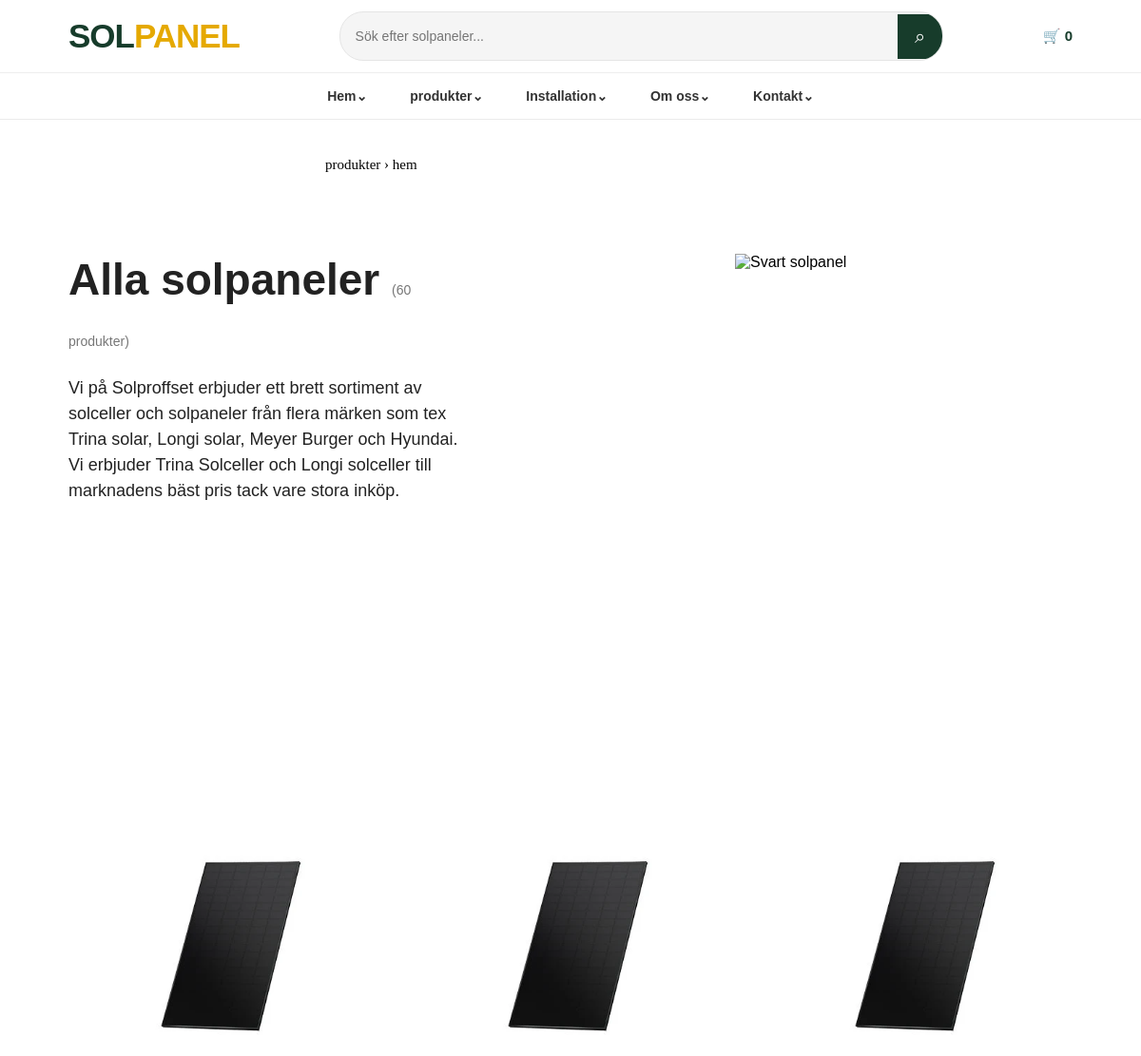
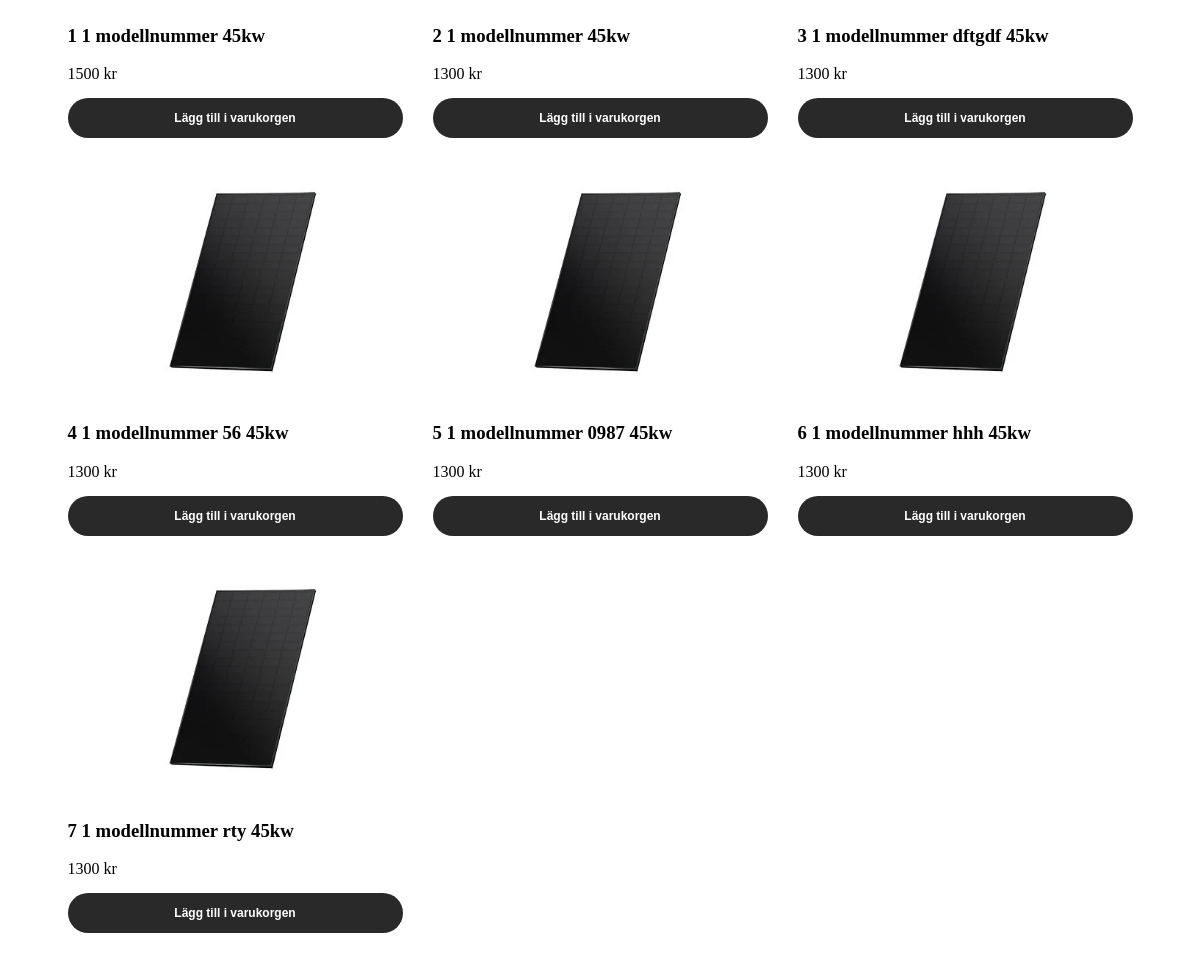
Page /produkter.php on the committed database (2 pictures, top to bottom).
### tables this page shows
CREATE TABLE `produkt` (
  `panelid` int NOT NULL,
  `installationid` int DEFAULT NULL,
  `modell` varchar(45) DEFAULT NULL,
  `effekt` varchar(45) DEFAULT NULL,
  `pris` decimal(10,0) DEFAULT NULL,
  `bild` text NOT NULL
);

### assets/function.php (called while the page is built)
<?php
require_once 'db.php';
function getAllPanels() {
    $sql = "SELECT * FROM `produkt`";
    global $solpanel;
    $stmt = $solpanel->prepare($sql);
    $stmt->execute();
    return $stmt;
}

### produkter.php (the view, shortened to what this page needs)
<?php
require_once 'assets/function.php';
$records = getAllPanels();
$row_Panels=$records->fetch(PDO::FETCH_ASSOC);
?>
<!DOCTYPE html>
<html lang="sv">
<head>
<link rel="stylesheet" href="css/style.css">
<body>
<header class="navbar">
    <div class="nav-top">
        <a href="index.php" class="logo">
            SOL<span>PANEL</span>
        </a>
        <form class="search-box" action="produkter.php" method="GET">
            <input type="text" name="search" placeholder="Sök efter solpaneler...">
            <button type="submit">⌕</button>
        </form>
        <a href="produkter.php#varukorg" class="cart">
           🛒 <span id="cart-count">0</span>
        </a>
    </div>
    <nav class="nav-links">
        <a href="index.php">Hem⌄</a>
        <a href="produkter.php">produkter⌄</a>
        <a href="installation.php">Installation⌄</a>
        <a href="omoss.php">Om oss⌄</a>
        <a href="kontakt.php">Kontakt⌄</a>
    </nav>
</header>
<div class="pil">
    <a href="index.php">produkter</a>
    <span>›</span>
    <a href="produkter.php">hem</a>
</div>
<main class="product">
    <div class="text">
        <h1>Alla solpaneler <span>(60 produkter)</span></h1>
        <p>
            Vi på Solproffset erbjuder ett brett sortiment av solceller och
            solpaneler från flera märken som tex Trina solar, Longi solar,
            Meyer Burger och Hyundai.
            <br>
            Vi erbjuder Trina Solceller och Longi solceller till marknadens bäst
            pris tack vare stora inköp.
        </p>
    </div>
    <div class="image">
        <img src="//www.solproffset.se/cdn/shop/collections/asfsafsdgd_60cd8fa4-be96-4111-b0d4-47c62add6826.jpg"
             alt="Svart solpanel">
    </div>
</main>
<div class="product-main">
    <?php do { ?>
        <div class="product-kort">
            <div class="product-bild">
                <img src="<?php echo $row_Panels['bild']; ?>" alt="Solpanel">
            </div>
            <div class="product-info">
                <h3>
                    <?php echo $row_Panels['panelid']; ?>
                    <?php echo $row_Panels['installationid']; ?>
                    <?php echo nl2br(htmlspecialchars($row_Panels['modell'], ENT_QUOTES, 'UTF-8')); ?>
                    <?php echo htmlspecialchars($row_Panels['effekt'], ENT_QUOTES, 'UTF-8'); ?>
                </h3>
                <div class="product-pris">
                    <?php echo $row_Panels['pris']; ?> kr
                </div>
                <button class="kund-button">
                    Lägg till i varukorgen
                </button>
            </div>
        </div>
    <?php } while ($row_Panels = $records->fetch(PDO::FETCH_ASSOC)); ?>
</div>
</body>
</html>

### css/style.css (style rules this page uses)
body { margin: 0; padding: 0; padding-top: 135px; }
main { margin-top: 30px; }
.navbar { width: 100%; background: #ffffff; border-bottom: 1px solid #eaeaea; font-family: Arial, sans-serif; position: fixed; top: 0; left: 0; z-index: 1000; }
.nav-top { max-width: 1400px; margin: auto; padding: 12px 6%; display: flex; align-items: center; justify-content: space-between; gap: 40px; }
.logo { font-size: 35px; font-weight: 800; color: #173c2b; text-decoration: none; letter-spacing: -1px; }
.logo span { color: #e5a900; }
.search-box { display: flex; align-items: center; width: 60%; background: #f5f5f5; border: 1px solid #e5e5e5; overflow: hidden; border-radius: 25px; height: 50px; }
.search-box input { width: 100%; padding: 13px 16px; border: none; outline: none; background: transparent; font-size: 14px; }
.search-box button { padding: 12px 18px; border: none; background: #173c2b; color: white; font-size: 20px; cursor: pointer; }
.cart { text-decoration: none; color: #173c2b; font-weight: 600; font-size: 15px; }
.nav-links { display: flex; justify-content: center; align-items: center; gap: 45px; padding: 16px; border-top: 1px solid #eeeeee; }
.nav-links a { text-decoration: none; color: #333333; font-size: 14px; font-weight: 600; transition: 0.2s; }
.pil { margin: 30px 12%; font-size: 15px; margin-left: 342px; }
.pil a { color: #030303; text-decoration: none; }
.product { width: 88%; max-width: 1400px; margin: 0 auto; padding: 55px 0; display: flex; justify-content: space-between; align-items: flex-start; gap: 40px; font-family: Arial, sans-serif; }
.text { width: 50%; }
.text h1 { font-size: 46px; font-weight: 800; color: #222; margin: 0 0 20px; }
.text h1 span { font-size: 14px; color: #777; font-weight: normal; }
.text p { font-size: 18px; line-height: 1.5; color: #222; max-width: 500px; margin: 0; }
.image { width: 70%; display: flex; justify-content: center; }
.image img { height: 520px; object-fit: contain; }
.product-main { width: 90%; max-width: 1065px; margin: 40px auto; display: grid; grid-template-columns: repeat(3, minmax(0, 1fr)); gap: 30px; box-sizing: border-box; }
.product-kort { width: 100%; min-width: 0; }
.product-bild { width: 100%; height: 235px; display: flex; justify-content: center; align-items: center; }
.product-bild img { max-width: 100%; max-height: 220px; object-fit: contain; }
.product-info { width: 100%; }
.kund-button { width: 100%; padding: 13px 5px; margin-top: 15px; background: #292929; color: white; border: none; border-radius: 30px; font-size: 12px; font-weight: bold; cursor: pointer; }

### rows in the picture
produkt: bild (picture), panelid "1", installationid "1", modell "modellnummer", effekt "45kw", pris "1500"
produkt: bild (picture), panelid "2", installationid "1", modell "modellnummer", effekt "45kw", pris "1300"
produkt: bild (picture), panelid "3", installationid "1", modell "modellnummer dftgdf", effekt "45kw", pris "1300"
produkt: bild (picture), panelid "4", installationid "1", modell "modellnummer 56", effekt "45kw", pris "1300"
produkt: bild (picture), panelid "5", installationid "1", modell "modellnummer 0987", effekt "45kw", pris "1300"
produkt: bild (picture), panelid "6", installationid "1", modell "modellnummer hhh", effekt "45kw", pris "1300"
produkt: bild (picture), panelid "7", installationid "1", modell "modellnummer rty", effekt "45kw", pris "1300"
